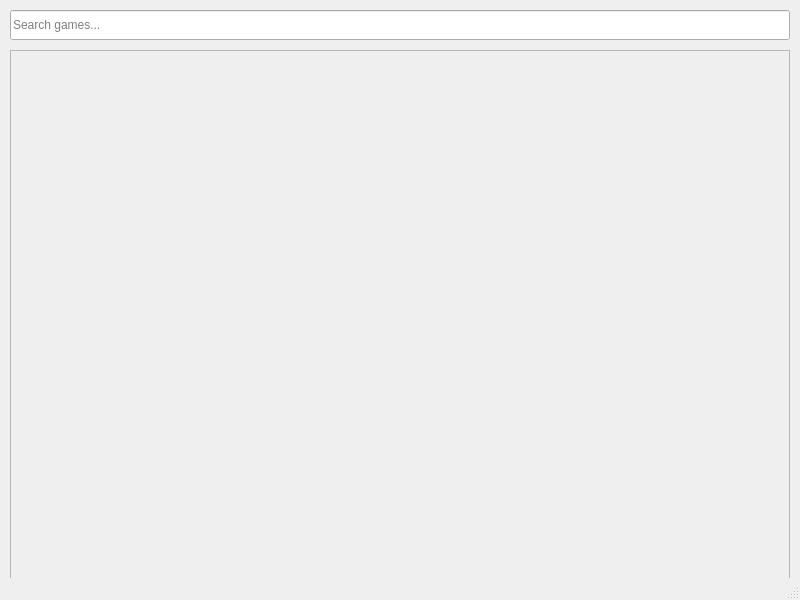
<?xml version="1.0" encoding="UTF-8"?>
<ui version="4.0">
 <class>MainWindow</class>
 <widget class="QMainWindow" name="MainWindow">
  <property name="geometry">
   <rect>
    <x>0</x>
    <y>0</y>
    <width>800</width>
    <height>600</height>
   </rect>
  </property>
  <property name="windowTitle">
   <string>Game Launcher</string>
  </property>
  <widget class="QWidget" name="centralwidget">
   <widget class="QLineEdit" name="searchLineEdit">
    <property name="geometry">
     <rect>
      <x>10</x>
      <y>10</y>
      <width>780</width>
      <height>30</height>
     </rect>
    </property>
    <property name="placeholderText">
     <string>Search games...</string>
    </property>
   </widget>
   <widget class="QScrollArea" name="scrollArea">
    <property name="geometry">
     <rect>
      <x>10</x>
      <y>50</y>
      <width>780</width>
      <height>540</height>
     </rect>
    </property>
    <property name="widgetResizable">
     <bool>true</bool>
    </property>
    <widget class="QWidget" name="scrollAreaWidgetContents">
     <property name="geometry">
      <rect>
       <x>0</x>
       <y>0</y>
       <width>778</width>
       <height>540</height>
      </rect>
     </property>
    </widget>
   </widget>
  </widget>
  <widget class="QStatusBar" name="statusbar"/>
 </widget>
 <resources/>
 <connections/>
</ui>
